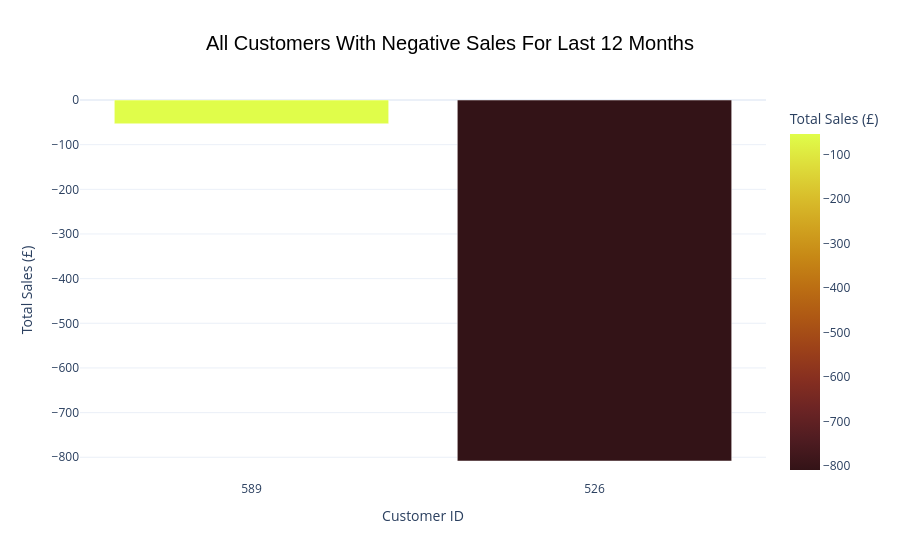

The code cell stored with this chart in its notebook:
### Markdown cell above
## Conclusions - Hypothesis 3

Answers the hypothesis, with the previous plot forms a powerful tool for seeing the extremes of profitability,
however, there are values *below* 0 so will add a plot to show that below

### Code cell
#special plot for *all* customers with sales *below* zero!

#first filter by last year (2016)
dfSales_DataSet_Filtered = dfSales_DataSet_Work[dfSales_DataSet_Work["Year"] == dfSales_DataSet_Work["Year"].max() -1]

#to stop customer being shown who have NO sales delete all records where InvoiceAmt is 0
dfSales_DataSet_Filtered = dfSales_DataSet_Filtered[dfSales_DataSet_Filtered["InvoiceAmt"] < 0]

#group by CustomerID and get sum of InvoiceAmt
dfSales_DataSet_Filtered = (
    dfSales_DataSet_Filtered
    .groupby("CustomerID")["InvoiceAmt"]
    .sum()
    .sort_values(ascending=False)
  #  .tail(20)
    .reset_index()
)



#sort data
dfSales_DataSet_Filtered.sort_values("InvoiceAmt", ascending=False)

fig = px.bar(
    dfSales_DataSet_Filtered.head(20),
    x="CustomerID",
    y="InvoiceAmt",
    color="InvoiceAmt",
    color_continuous_scale="Solar",
    title="All Customers With Negative Sales For Last 12 Months"
)

fig.update_layout(
    xaxis_title="Customer ID",
    yaxis_title="Total Sales (£)",
    coloraxis_colorbar=dict(title="Total Sales (£)"),
    template="plotly_white",
    title_x=0.5,
    title_font=dict(size=20, family="Arial", color="black")
)

fig.show()

### Figure 1 — Plotly figure (JSON) as saved in the notebook; plotly's stock layout.template omitted (floating-point values rounded to 4 significant figures)
{"data": [{"hovertemplate": "CustomerID=%{x}<br>InvoiceAmt=%{marker.color}<extra></extra>", "legendgroup": "", "marker": {"color": [-53.34, -808.3], "coloraxis": "coloraxis", "pattern": {"shape": ""}}, "name": "", "orientation": "v", "showlegend": false, "textposition": "auto", "type": "bar", "x": ["589", "526"], "xaxis": "x", "y": [-53.34, -808.3], "yaxis": "y"}], "layout": {"barmode": "relative", "coloraxis": {"autocolorscale": false, "colorbar": {"title": {"text": "Total Sales (£)"}}, "colorscale": [[0, "rgb(51, 19, 23)"], [0.09091, "rgb(79, 28, 33)"], [0.1818, "rgb(108, 36, 36)"], [0.2727, "rgb(135, 47, 32)"], [0.3636, "rgb(157, 66, 25)"], [0.4545, "rgb(174, 88, 20)"], [0.5455, "rgb(188, 111, 19)"], [0.6364, "rgb(199, 137, 22)"], [0.7273, "rgb(209, 164, 32)"], [0.8182, "rgb(217, 192, 44)"], [0.9091, "rgb(222, 222, 59)"], [1, "rgb(224, 253, 74)"]]}, "legend": {"tracegroupgap": 0}, "title": {"font": {"color": "black", "family": "Arial", "size": 20}, "text": "All Customers With Negative Sales For Last 12 Months", "x": 0.5}, "xaxis": {"anchor": "y", "domain": [0, 1], "title": {"text": "Customer ID"}}, "yaxis": {"anchor": "x", "domain": [0, 1], "title": {"text": "Total Sales (£)"}}}}
